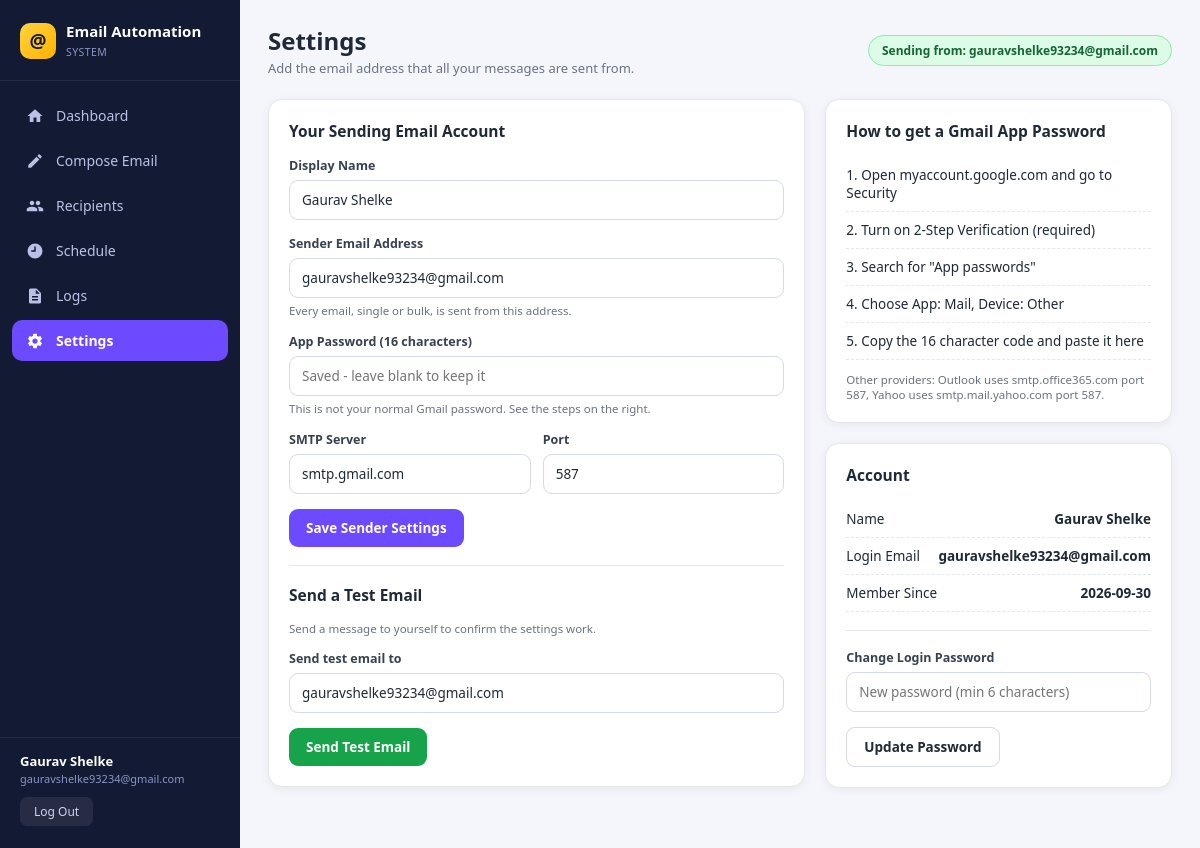
The app's page /settings (signed in) with its own data.
### tables this page shows
CREATE TABLE users (
            id              INTEGER PRIMARY KEY AUTOINCREMENT,
            name            TEXT NOT NULL,
            email           TEXT NOT NULL UNIQUE,
            password_hash   TEXT NOT NULL,
            sender_email    TEXT DEFAULT '',
            sender_password TEXT DEFAULT '',
            sender_name     TEXT DEFAULT '',
            smtp_server     TEXT DEFAULT 'smtp.gmail.com',
            smtp_port       INTEGER DEFAULT 587,
            created_at      TEXT NOT NULL
        );

### app.py (the view, shortened to what this page needs)
@app.route("/settings", methods=["GET", "POST"])
@login_required
def settings_page():
    return render_template("settings.html", cfg=config, active="settings")

### app.py (called while the page is built)
def login_required(view):
    @wraps(view)
    def wrapper(*args, **kwargs):
        if not g.user:
            flash("Please log in to continue.", "error")
            return redirect(url_for("login"))
        return view(*args, **kwargs)
    return wrapper

@app.before_request
def load_logged_in_user():
    user_id = session.get("user_id")
    g.user = database.get_user(user_id) if user_id else None

@app.context_processor
def inject_globals():
    return {"user": g.get("user"), "year": datetime.now().year}

### core/database.py (called while the page is built)
def get_connection():
    conn = sqlite3.connect(DATABASE, check_same_thread=False)
    conn.row_factory = sqlite3.Row
    return conn

def get_user(user_id):
    conn = get_connection()
    row = conn.execute("SELECT * FROM users WHERE id = ?", (user_id,)).fetchone()
    conn.close()
    return dict(row) if row else None

### templates/settings.html (shortened to what this page needs)
{% extends "base.html" %}
{% block heading %}Settings{% endblock %}
{% block subheading %}Add the email address that all your messages are sent from.{% endblock %}
{% block content %}
<div class="grid-2">
  <div class="card">
    <h3>Your Sending Email Account</h3>
    <form method="post">
      <div class="field">
        <label for="sender_name">Display Name</label>
        <input type="text" id="sender_name" name="sender_name"
               value="{{ user.sender_name or user.name }}"
               placeholder="The name recipients will see">
      </div>
      <div class="field">
        <label for="sender_email">Sender Email Address</label>
        <input type="email" id="sender_email" name="sender_email"
               value="{{ user.sender_email }}" placeholder="yourname@gmail.com" required>
        <div class="hint">Every email, single or bulk, is sent from this address.</div>
      </div>
      <div class="field">
        <label for="sender_password">App Password (16 characters)</label>
        <input type="password" id="sender_password" name="sender_password"
               placeholder="{% if user.sender_password %}Saved - leave blank to keep it{% else %}abcd efgh ijkl mnop{% endif %}">
        <div class="hint">This is not your normal Gmail password. See the steps on the right.</div>
      </div>
      <div class="row-2">
        <div class="field">
          <label for="smtp_server">SMTP Server</label>
          <input type="text" id="smtp_server" name="smtp_server"
                 value="{{ user.smtp_server or cfg.DEFAULT_SMTP_SERVER }}">
        </div>
        <div class="field">
          <label for="smtp_port">Port</label>
          <input type="number" id="smtp_port" name="smtp_port"
                 value="{{ user.smtp_port or cfg.DEFAULT_SMTP_PORT }}">
        </div>
      </div>
      <button class="btn btn-primary" type="submit">Save Sender Settings</button>
    </form>
    <div class="divider"></div>
    <h3>Send a Test Email</h3>
    <p class="hint" style="margin-bottom:14px">
      Send a message to yourself to confirm the settings work.</p>
    <form action="{{ url_for('send_single_email') }}" method="post">
      <div class="field">
        <label for="to_email">Send test email to</label>
        <input type="email" id="to_email" name="to_email"
               value="{{ user.sender_email }}" required>
      </div>
      <button class="btn btn-green" type="submit">Send Test Email</button>
    </form>
  </div>
  <div>
    <div class="card">
      <h3>How to get a Gmail App Password</h3>
      <div class="summary-row"><span>1. Open myaccount.google.com and go to Security</span></div>
      <div class="summary-row"><span>2. Turn on 2-Step Verification (required)</span></div>
      <div class="summary-row"><span>3. Search for "App passwords"</span></div>
      <div class="summary-row"><span>4. Choose App: Mail, Device: Other</span></div>
      <div class="summary-row"><span>5. Copy the 16 character code and paste it here</span></div>
      <div class="hint" style="margin-top:12px">
        Other providers: Outlook uses smtp.office365.com port 587,
        Yahoo uses smtp.mail.yahoo.com port 587.</div>
    </div>
    <div class="card">
      <h3>Account</h3>
      <div class="summary-row"><span>Name</span><b>{{ user.name }}</b></div>
      <div class="summary-row"><span>Login Email</span><b>{{ user.email }}</b></div>
      <div class="summary-row"><span>Member Since</span><b>{{ user.created_at[:10] }}</b></div>
      <div class="divider"></div>
      <form action="{{ url_for('change_password') }}" method="post">
        <div class="field">
          <label for="new_password">Change Login Password</label>
          <input type="password" id="new_password" name="new_password"
                 placeholder="New password (min 6 characters)" required>
        </div>
        <button class="btn btn-light" type="submit">Update Password</button>
      </form>
    </div>
  </div>
</div>
{% endblock %}

### templates/base.html (shortened to what this page needs)
<!DOCTYPE html>
<html lang="en">
<head>
<link rel="stylesheet" href="{{ url_for('static', filename='css/style.css') }}">
</head>
<body>
<div class="app">
  <aside class="sidebar">
    <div class="brand">
      <div class="logo">@</div>
      <div>
        <h1>Email Automation</h1>
        <span>SYSTEM</span>
      </div>
    </div>
    <nav class="nav">
      <a href="{{ url_for('dashboard') }}" class="{% if active=='dashboard' %}active{% endif %}">
        <svg viewBox="0 0 24 24" fill="currentColor"><path d="M10 20v-6h4v6h5v-8h3L12 3 2 12h3v8z"/></svg>
        <span>Dashboard</span></a>
      <a href="{{ url_for('compose') }}" class="{% if active=='compose' %}active{% endif %}">
        <svg viewBox="0 0 24 24" fill="currentColor"><path d="M3 17.25V21h3.75L17.81 9.94l-3.75-3.75zM20.71 7.04a1 1 0 000-1.41l-2.34-2.34a1 1 0 00-1.41 0l-1.83 1.83 3.75 3.75z"/></svg>
        <span>Compose Email</span></a>
      <a href="{{ url_for('recipients_page') }}" class="{% if active=='recipients' %}active{% endif %}">
        <span>Recipients</span></a>
      <a href="{{ url_for('schedule_page') }}" class="{% if active=='schedule' %}active{% endif %}">
        <svg viewBox="0 0 24 24" fill="currentColor"><path d="M12 2a10 10 0 100 20 10 10 0 000-20zm1 11H7v-2h4V6h2z"/></svg>
        <span>Schedule</span></a>
      <a href="{{ url_for('logs_page') }}" class="{% if active=='logs' %}active{% endif %}">
        <svg viewBox="0 0 24 24" fill="currentColor"><path d="M14 2H6a2 2 0 00-2 2v16a2 2 0 002 2h12a2 2 0 002-2V8zm2 16H8v-2h8zm0-4H8v-2h8zm-3-5V3.5L18.5 9z"/></svg>
        <span>Logs</span></a>
      <a href="{{ url_for('settings_page') }}" class="{% if active=='settings' %}active{% endif %}">
        <span>Settings</span></a>
    </nav>
    <div class="side-user">
      <b>{{ user.name }}</b>
      <span>{{ user.email }}</span>
      <a href="{{ url_for('logout') }}">Log Out</a>
    </div>
  </aside>
  <main class="main">
    <div class="topbar">
      <div>
        <h2>{% block heading %}Dashboard{% endblock %}</h2>
        <p>{% block subheading %}{% endblock %}</p>
      </div>
      {% if user.sender_email %}
        <span class="badge live">Sending from: {{ user.sender_email }}</span>
      {% else %}
        <span class="badge warn">No sender email yet - open Settings</span>
      {% endif %}
    </div>
    {% block content %}{% endblock %}
  </main>
</div>
</body>
</html>

### static/css/style.css (style rules this page uses)
:root { --navy: #131a33; --purple: #6d4aff; --purple-d: #5a37e8; --blue: #2f80ed; --green: #16a34a; --amber: #f59e0b; --red: #ef4444; --text: #1f2937; --muted: #6b7280; --line: #e5e7eb; --bg: #f4f6fb; --radius: 14px; --shadow: 0 2px 10px rgba(17, 24, 39, .06); }
* { margin: 0; padding: 0; box-sizing: border-box; }
body { font-family: 'Segoe UI', system-ui, -apple-system, Roboto, Arial, sans-serif; background: var(--bg); color: var(--text); font-size: 14.5px; }
a { text-decoration: none; color: inherit; }
.app { display: flex; min-height: 100vh; }
.sidebar { width: 240px; background: var(--navy); color: #cdd5f0; padding: 22px 0; position: fixed; inset: 0 auto 0 0; display: flex; flex-direction: column; }
.brand { display: flex; align-items: center; gap: 10px; padding: 0 20px 20px; border-bottom: 1px solid rgba(255,255,255,.08); margin-bottom: 14px; }
.brand .logo { width: 36px; height: 36px; border-radius: 10px; background: linear-gradient(135deg, #ffd23f, #ffb300); display: grid; place-items: center; font-size: 19px; color: var(--navy); font-weight: 700; }
.brand h1 { font-size: 15px; color: #fff; line-height: 1.2; }
.brand span { font-size: 10.5px; color: #8b95c4; letter-spacing: .4px; }
.nav { flex: 1; padding: 0 12px; }
.nav a { display: flex; align-items: center; gap: 12px; padding: 11px 14px; margin-bottom: 4px; border-radius: 10px; font-size: 14px; color: #b9c2e6; transition: .18s; }
.nav a svg { width: 18px; height: 18px; flex-shrink: 0; }
.nav a.active { background: var(--purple); color: #fff; font-weight: 600; }
.side-user { padding: 14px 20px 0; border-top: 1px solid rgba(255,255,255,.08); font-size: 12px; }
.side-user b { color: #fff; display: block; font-size: 13px; }
.side-user span { color: #8b95c4; font-size: 11px; word-break: break-all; }
.side-user a { display: inline-block; margin-top: 10px; padding: 6px 14px; background: rgba(255,255,255,.08); border-radius: 7px; color: #cdd5f0; font-size: 12px; }
.main { margin-left: 240px; flex: 1; padding: 24px 28px 40px; }
.topbar { display: flex; justify-content: space-between; align-items: center; margin-bottom: 22px; flex-wrap: wrap; gap: 12px; }
.topbar h2 { font-size: 24px; font-weight: 700; }
.topbar p { color: var(--muted); font-size: 13px; margin-top: 2px; }
.badge { padding: 6px 13px; border-radius: 30px; font-size: 12px; font-weight: 600; }
.badge.live { background: #dcfce7; color: #166534; border: 1px solid #86efac; }
.card { background: #fff; border: 1px solid var(--line); border-radius: var(--radius); box-shadow: var(--shadow); padding: 20px; margin-bottom: 20px; }
.card h3 { font-size: 15.5px; margin-bottom: 15px; font-weight: 700; }
.grid-2 { display: grid; grid-template-columns: 1.55fr 1fr; gap: 20px; align-items: start; }
label { display: block; font-size: 12.5px; font-weight: 600; margin-bottom: 6px; color: #374151; }
input[type=text], input[type=email], input[type=password], input[type=number], input[type=datetime-local], input[type=file], select, textarea { width: 100%; padding: 10px 12px; border: 1px solid #d6dae4; border-radius: 9px; font-size: 13.5px; font-family: inherit; background: #fff; color: var(--text); outline: none; transition: .15s; }
.field { margin-bottom: 15px; }
.hint { font-size: 11.5px; color: var(--muted); margin-top: 5px; }
.row-2 { display: grid; grid-template-columns: 1fr 1fr; gap: 12px; }
.btn { display: inline-flex; align-items: center; gap: 8px; padding: 10px 17px; border: none; border-radius: 9px; font-size: 13.5px; font-weight: 600; cursor: pointer; font-family: inherit; transition: .16s; }
.btn-primary { background: var(--purple); color: #fff; }
.btn-light { background: #fff; color: var(--text); border: 1px solid #d6dae4; }
.btn-green { background: var(--green); color: #fff; }
.summary-row { display: flex; justify-content: space-between; padding: 9px 0; border-bottom: 1px dashed var(--line); font-size: 13.5px; }
.divider { height: 1px; background: var(--line); margin: 18px 0; }

### records on screen
users: name "Gaurav Shelke", email "gauravshelke93234@gmail.com", sender_email "gauravshelke93234@gmail.com", sender_name "Gaurav Shelke", smtp_server "smtp.gmail.com", smtp_port "587", to_email "gauravshelke93234@gmail.com", created_at "2026-09-30"
